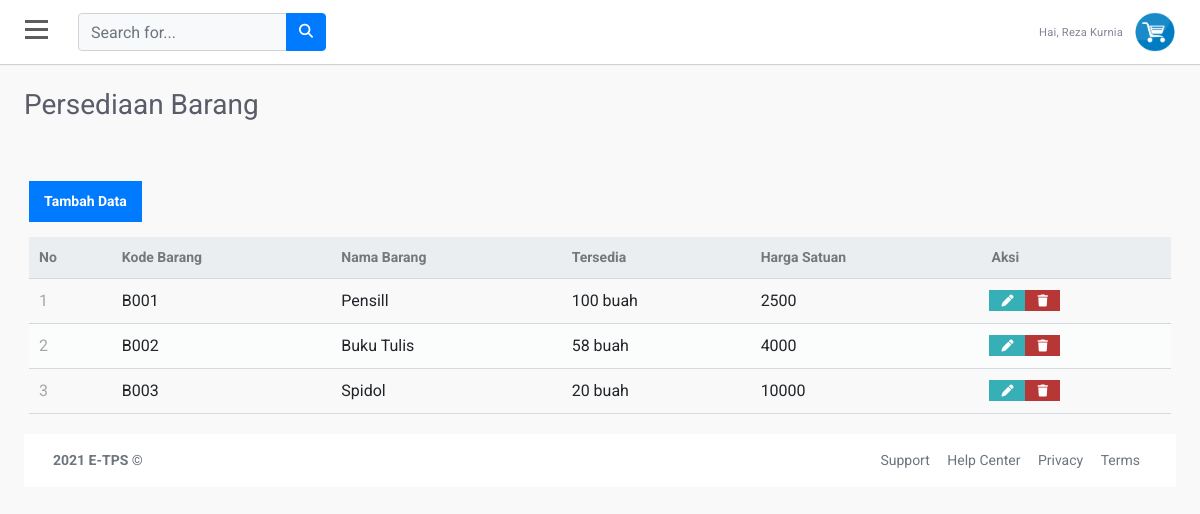
Page /dashboard/menupersediaanbarang.php (signed in) on the committed database.
### tables this page shows
CREATE TABLE `user` (
  `id` int(11) NOT NULL,
  `nama` varchar(100) NOT NULL,
  `email` varchar(100) NOT NULL,
  `username` varchar(100) NOT NULL,
  `password` varchar(50) NOT NULL,
  `hakakses` varchar(100) NOT NULL
);

CREATE TABLE `persediaanbarang` (
  `id` int(3) NOT NULL,
  `namabarang` varchar(255) NOT NULL,
  `jumlahbarang` varchar(255) NOT NULL,
  `kodebarang` varchar(255) NOT NULL,
  `hargasatuan` varchar(255) NOT NULL
);

### dashboard/menupersediaanbarang.php (the view, shortened to what this page needs)
<?php
include('../koneksi.php');
?>
<!doctype html>
<html lang="en">
<head>
    <link rel="stylesheet" href="https://stackpath.bootstrapcdn.com/bootstrap/4.1.3/css/bootstrap.min.css">
    <link rel="stylesheet" href="https://use.fontawesome.com/releases/v5.7.2/css/all.css">
    <link rel="stylesheet" href="https://cdnjs.cloudflare.com/ajax/libs/font-awesome/4.7.0/css/font-awesome.min.css">
    <link href="//netdna.bootstrapcdn.com/font-awesome/3.2.1/css/font-awesome.css" rel="stylesheet">
    <link rel="stylesheet" href="font/font/flaticon.css">
    <link rel="stylesheet" type="text/css" href="../asset/style.css">
    <link rel="stylesheet" type="text/css" href="../asset/tabeladmin.css">
</head>
<body>
    <div id="wrapper">
        <div id="page-content-wrapper">
            <div id="content">
                <div class="container-fluid p-0 px-lg-0 px-md-0">
                    <nav class="navbar navbar-expand navbar-light my-navbar">
                        <div type="button" id="bar" class="nav-icon1 hamburger animated fadeInLeft is-closed" data-toggle="offcanvas">
                            <span></span>
                            <span></span>
                            <span></span>
                        </div>
                        <form class="d-none d-sm-inline-block form-inline navbar-search">
                            <div class="input-group">
                                <input type="text" class="form-control bg-light " placeholder="Search for..." aria-label="Search">
                                <div class="input-group-append">
                                    <button class="btn btn-primary" type="button">
                                        <i class="fas fa-search fa-sm"></i>
                                    </button>
                                </div>
                            </div>
                        </form>
                        <ul class="navbar-nav ml-auto">
                            <?php
                            $tampilPeg    = mysqli_query($koneksi, "SELECT * FROM user WHERE username='$_SESSION[username]'");
                            $peg    = mysqli_fetch_array($tampilPeg);
                            ?>
                            <li class="nav-item dropdown">
                                <a class="nav-link dropdown-toggle" href="#" id="userDropdown" role="button" data-toggle="dropdown">
                                    <span class="mr-2 d-none d-lg-inline text-gray-600 small">Hai, <?= $peg['nama'] ?></span>
                                    <img class="img-profile rounded-circle" src="../img/logo.png">
                                </a>
                            </li>
                        </ul>
                    </nav>
                    <div class="container-fluid px-lg-4">
                        <div class="row">
                            <div class="col-md-12 mt-lg-4 mt-4">
                                <div class="d-sm-flex align-items-center justify-content-between mb-4">
                                    <h1 class="h3 mb-0 text-gray-800">Persediaan Barang</h1>
                                </div>
                            </div>
                            <div class="content read">
                                <a href="aksi/tambahpersediaanbarang.php" class="create-contact">Tambah Data</a>
                                <table>
                                    <thead>
                                        <tr>
                                            <td>No</td>
                                            <td>Kode Barang</td>
                                            <td>Nama Barang</td>
                                            <td>Tersedia</td>
                                            <td>Harga Satuan</td>
                                            <td>Aksi</td>
                                        </tr>
                                    </thead>
                                    <tbody>
                                        <?php
                                        $query = "SELECT * FROM persediaanbarang ORDER BY id ASC";
                                        $result = mysqli_query($koneksi, $query);
                                        $no = 1;
                                        while ($row = mysqli_fetch_assoc($result)) {
                                        ?>
                                            <tr>
                                                <td><?php echo $no; ?></td>
                                                <td><?php echo $row['kodebarang']; ?></td>
                                                <td><?php echo $row['namabarang']; ?></td>
                                                <td><?php echo $row['jumlahbarang']; ?></td>
                                                <td><?php echo $row['hargasatuan']; ?></td>
                                                <td class="actions">
                                                    <a href="aksi/editpersediaan.php?id=<?php echo $row['id']; ?>" class="edit" style="float: left;"><i class="fas fa-pen fa-xs"></i></a>
                                                    <a href="proses/proseshapuspersediaan.php?id=<?php echo $row['id']; ?>" class="trash" style="float: left;"><i class="fas fa-trash fa-xs"></i></a>
                                                </td>
                                            </tr>
                                        <?php
                                            $no++;
                                        }
                                        ?>
                                    </tbody>
                                </table>
                            </div>
                        </div>
                        <footer class="footer">
                            <div class="container-fluid">
                                <div class="row text-muted">
                                    <div class="col-6 text-left">
                                        <p class="mb-0">
                                            <a href="index.html" class="text-muted"><strong>2021 E-TPS</strong></a> &copy
                                        </p>
                                    </div>
                                    <div class="col-6 text-right">
                                        <ul class="list-inline">
                                            <li class="footer-item">
                                                <a class="text-muted" href="#">Support</a>
                                            </li>
                                            <li class="footer-item">
                                                <a class="text-muted" href="#">Help Center</a>
                                            </li>
                                            <li class="footer-item">
                                                <a class="text-muted" href="#">Privacy</a>
                                            </li>
                                            <li class="footer-item">
                                                <a class="text-muted" href="#">Terms</a>
                                            </li>
                                        </ul>
                                    </div>
                                </div>
                            </div>
                        </footer>
                    </div>
                </div>
            </div>
</body>
</html>

### asset/style.css (style rules this page uses)
body { position: relative; overflow-x:hidden; background: #f7f7fc; font-family: 'Roboto', sans-serif; }
body, html { height: 100%; }
.navbar-nav > li > a ,.submenu-box ul li a { color:rgb(255, 255, 255)!important; text-transform: capitalize; font-size: 14px; padding:10px 10px 10px 20px!important; display: block; font-weight: 400; position: relative; z-index: 2; font-family: 'Roboto', sans-serif; letter-spacing: .2px; }
.navbar-nav li { display:block!important; margin:2px 0px; }
.nav-item .nav-link { display:block; color:white!important; text-transform:capitalize; text-decoration: none; padding:6px 10px; transition:0.4s ease; }
#page-content-wrapper { width: 100%; transition: all 0.5s ease; }
.nav-icon1 { z-index: 999; position:relative; display: block; width:23px; margin:0px 30px 0px 25px; cursor:pointer; height: 25px; }
.nav-icon1 span { position:absolute; top:0; width:100%; height:3px; cursor:pointer; background-color:#5d5d5d; left:0; transform:rotate(0deg); transition:.30s ease-in-out; }
.nav-icon1 span:nth-of-type(1) { top:0; }
.nav-icon1 span:nth-of-type(2) { top:8px; }
.nav-icon1 span:nth-of-type(3) { top:16px; }
.my-navbar { padding:0px; background-color:white; box-shadow: 0 1px 1px 0 rgba(0,0,0,.16); }
.text-gray-600 { color: #858796!important; }
.nav-link .img-profile { height:40px; width:40px; }
.dropdown, .dropleft, .dropright, .dropup { position: relative; }
.text-gray-800 { color: #5a5c69!important; font-size: 1.75rem; font-weight: 400; line-height: 1.2; }
footer.footer { padding: 1rem .875rem; direction: ltr; background: #fff; }
footer.footer ul { margin:0px; list-style:none; }
.footer ul li { display:inline-block; margin:0px 7px; }
.text-muted { color: #6c757d!important; font-size:14px; }

### asset/tabeladmin.css (style rules this page uses)
body { background: #f9f9f9; font-family: "Roboto", sans-serif; }

### dashboard/menupersediaanbarang.php (style rules this page uses)
.content { width: 100%; margin: 20px; }
.read .create-contact { display: inline-block; text-decoration: none; background-color: #007bff; font-weight: bold; font-size: 14px; color: #FFFFFF; padding: 10px 15px; margin: 15px 0; }
.read table { width: 100%; padding-top: 30px; border-collapse: collapse; }
.read table thead { background-color: #ebeef1; border-bottom: 1px solid #d3dae0; }
.read table thead td { padding: 10px; font-weight: bold; color: #767779; font-size: 14px; }
.read table tbody tr { border-bottom: 1px solid #d3dae0; }
.read table tbody tr:nth-child(even) { background-color: #fbfcfc; }
.read table tbody tr td { padding: 10px; }
.read table tbody tr td:nth-child(1) { color: #a5a7a9; }
.read table tbody tr td.actions { padding: 8px; text-align: right; }
.read table tbody tr td.actions .edit, .read table tbody tr td.actions .trash { display: inline-flex; text-align: right; text-decoration: none; color: #FFFFFF; padding: 10px 12px; }
.read table tbody tr td.actions .trash { background-color: #b73737; }
.read table tbody tr td.actions .edit { background-color: #37afb7; }

### rows in the picture
user: nama "Reza Kurnia"
persediaanbarang: kodebarang "B001", namabarang "Pensill", jumlahbarang "100 buah", hargasatuan "2500"
persediaanbarang: kodebarang "B002", namabarang "Buku Tulis", jumlahbarang "58 buah", hargasatuan "4000"
persediaanbarang: kodebarang "B003", namabarang "Spidol", jumlahbarang "20 buah", hargasatuan "10000"
